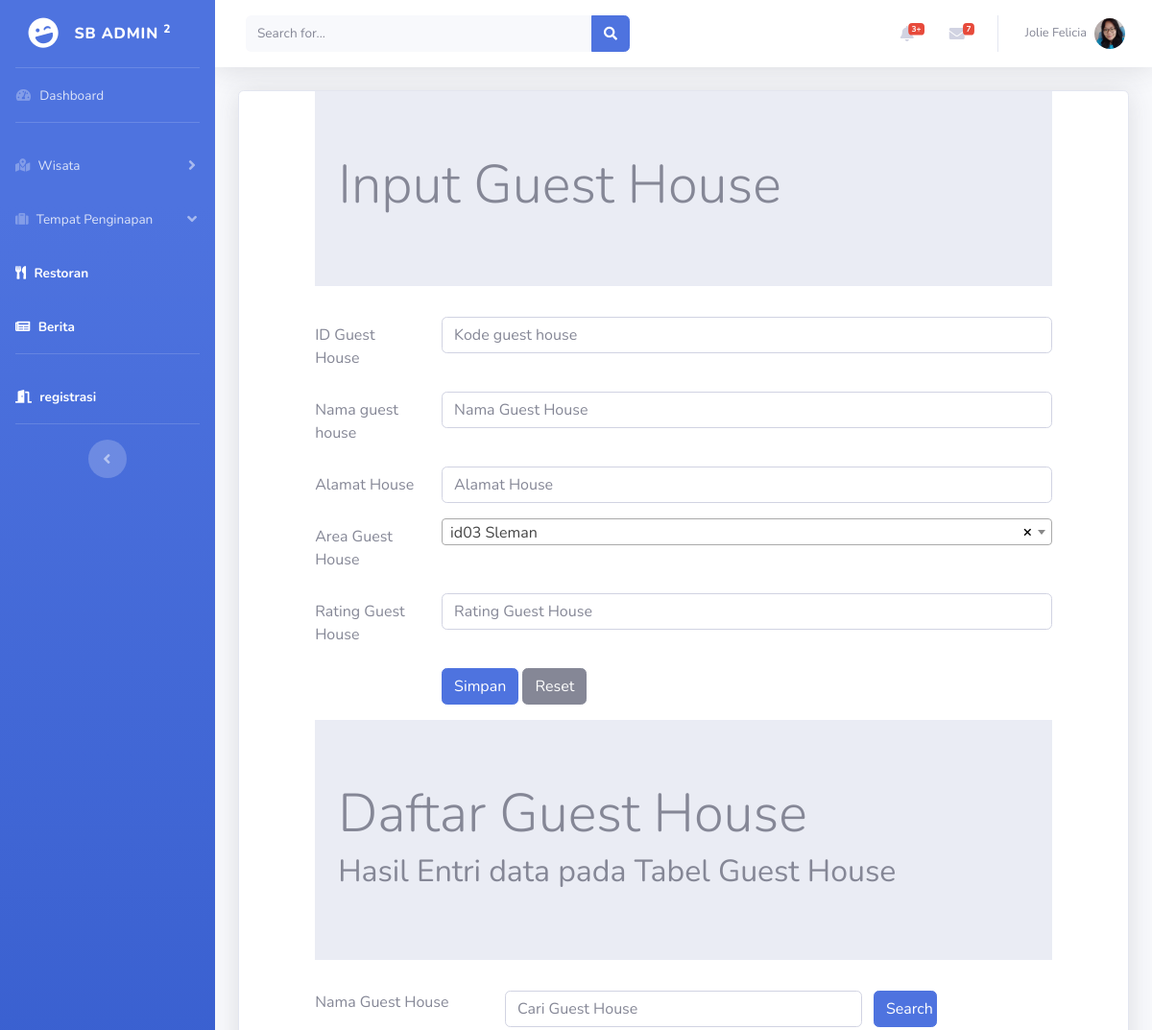
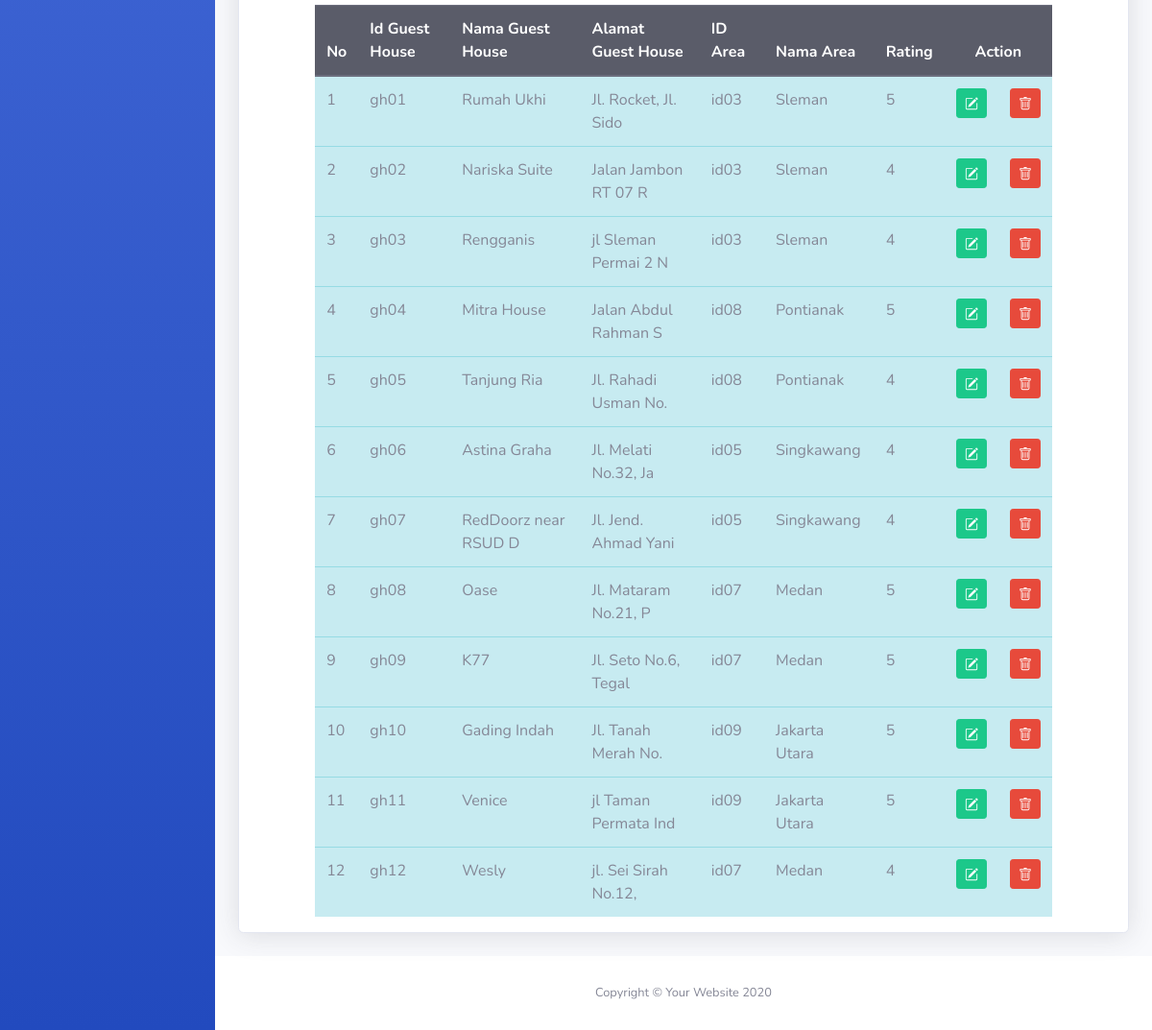
Screenshot of /guesthouse.php (signed in) with the database file from the repository (2 pictures, top to bottom).
### tables this page shows
CREATE TABLE `guesthouse` (
  `guesthouseID` char(4) NOT NULL,
  `namaguesthouse` varchar(20) NOT NULL,
  `alamatguesthouse` varchar(20) NOT NULL,
  `areaID` char(4) NOT NULL,
  `rating` int(11) NOT NULL
);

CREATE TABLE `area` (
  `areaID` char(4) NOT NULL,
  `areanama` char(35) NOT NULL,
  `areawilayah` char(35) NOT NULL,
  `areaketerangan` varchar(255) NOT NULL,
  `provinsiID` char(2) NOT NULL
);

### guesthouse.php (the view, shortened to what this page needs)
<!DOCTYPE html>
<html lang="en">
<head>
    <link rel="stylesheet" type="text/css" href="css/bootstrap.min.css">
    <link rel="stylesheet" href="https://cdnjs.cloudflare.com/ajax/libs/select2/4.0.3/css/select2.min.css">
</head>
<?php
     include "header.php";?>
<div class="container-fluid">
<div class="card shadow mb-4">
     <?php
    include "includes/config.php";
?>
<div class="row">
<div class="col-sm-1">
  </div>
  <div class="col-sm-10">
  <div class="jumbotron jumbotron-fluid">
                <div class="container">
                    <h1 class="display-4">Input Guest House</h1>
                </div>
            </div>
  <form method="POST">
  <div class="form-group row">
    <label for="kodehouse" class="col-sm-2 col-form-label">ID Guest House</label>
    <div class="col-sm-10">
      <input type="text" class="form-control" id="kodehouse" name="inputidhouse" placeholder="Kode guest house" maxlength="4" required="">
    </div>
  </div>
  <div class="form-group row">
    <label for="namahouse" class="col-sm-2 col-form-label">Nama guest house</label>
    <div class="col-sm-10">
      <input type="text" class="form-control" name="inputnamahouse" id="namahouse" placeholder="Nama Guest House">
    </div>
  </div>
  <div class="form-group row">
    <label for="alamathouse" class="col-sm-2 col-form-label">Alamat House</label>
    <div class="col-sm-10">
      <input type="text" class="form-control" name="inputalamathouse" id="alamathouse" placeholder="Alamat House">
    </div>
  </div>
  <div class="form-group row">
    <label for="refarea" class="col-sm-2 col-form-label">Area Guest House</label>
    <div class="col-sm-10">
    </div>
  </div>
 <div class="form-group row">
    <label for="ratinghouse" class="col-sm-2 col-form-label">Rating Guest House</label>
    <div class="col-sm-10">
      <input type="text" class="form-control" name="inputratinghouse" id="ratinghouse" placeholder="Rating Guest House">
    </div>
  </div>
  <div class="form-group row">
    <div class="col-sm-2">
    </div>
    <div class="col-sm-10">
    <input type="submit" class="btn btn-primary" value="Simpan" name="Simpan">
    <input type="reset" class="btn btn-secondary" value="Reset" name="Reset">
    </div>
  </div>
</form>
  </div>
    <div class="col-sm-1">
    </div>
    </div>
    <div class="row">
        <div class="col-sm-1"></div>
        <div class="col-sm-10">
            <div class="jumbotron jumbotron-fluid">
                <div class="container">
                    <h1 class="display-4">Daftar Guest House</h1>
                    <h2>Hasil Entri data pada Tabel Guest House</h2>
                </div>
            </div>
        <form method="POST">
            <div class="form-group row mb-2">
                <label for="search" class="col-sm-3">Nama Guest House</label>
                <div class="col-sm-6">
                    <input type="text" name="search" class="form-control" id="search"
                    value="<?php if(isset($_POST['search'])) {echo $_POST['search'];} ?>"placeholder="Cari Guest House">
                </div>
                <input type="submit" name="Kirim" class="col-sm-1 btn btn-primary" value="Search">
            </div>
        </form>
        <table class="table table-hover table-info">
            <thead class="thead-dark">
                <tr>
                    <th>No</th>
                    <th>Id Guest House</th>
                    <th>Nama Guest House</th>
                    <th>Alamat Guest House</th>
                    <th>ID Area</th>
                    <th>Nama Area</th>
                    <th>Rating</th>
                    <th colspan="2" style="text-align:center">Action</th>
                </tr>
            </thead>
            <tbody>
            <?php
            if(isset($_POST["Kirim"]))
            {
                $search = $_POST['search'];
                $query = mysqli_query($connection, "select guesthouse.*,area.areaID,area.areanama from guesthouse,area
                where namaguesthouse like '%".$search."%' and guesthouse.areaID=area.areaID order by guesthouseID ");
            }else
                {
                $query = mysqli_query($connection,  " select  guesthouse.*,area.areaID,area.areanama from guesthouse,area
                where guesthouse.areaID=area.areaID order by guesthouseID");
                }
                $nomor = 1;
                while ($row = mysqli_fetch_array($query))
                { ?>
                    <tr>
                        <td><?php echo $nomor;?></td>
                        <td><?php echo $row['guesthouseID'];?></td>
                        <td><?php echo $row['namaguesthouse'];?></td>
                        <td><?php echo $row['alamatguesthouse'];?></td>
                        <td><?php echo $row['areaID'];?></td>
                        <td><?php echo $row['areanama'];?></td>
                        <td><?php echo $row['rating'];?></td>
                    <td>
                            <a href="guesthouseedit.php?ubah=<?php echo $row["guesthouseID"]; ?> "class="btn btn-success btn-sm"
                                TITLE="EDIT">
                            </a>
                        </td>
                        <td>
                            <a href="guesthousehapus.php?hapus=<?php echo $row["guesthouseID"];?>" class="btn btn-danger btn-sm"
                                title="DELETE">
                           </a>
                        </td>
                    </tr>
            <?php $nomor = $nomor + 1; ?>
            <?php } ?>
            </tbody>
        </table>
        </div>
        <div class="col-sm-1"></div>
    </div>
</div>
</div>
<?php include "footer.php";?>
</html>

### rows the page displays
guesthouse: guesthouseID "gh01", namaguesthouse "Rumah Ukhi", alamatguesthouse "Jl. Rocket, Jl. Sido", areaID.areaID "id03", areaID.areanama "Sleman", rating "5"
guesthouse: guesthouseID "gh02", namaguesthouse "Nariska Suite", alamatguesthouse "Jalan Jambon RT 07 R", areaID.areaID "id03", areaID.areanama "Sleman", rating "4"
guesthouse: guesthouseID "gh03", namaguesthouse "Rengganis", alamatguesthouse "jl Sleman Permai 2 N", areaID.areaID "id03", areaID.areanama "Sleman", rating "4"
guesthouse: guesthouseID "gh04", namaguesthouse "Mitra House", alamatguesthouse "Jalan Abdul Rahman S", areaID.areaID "id08", areaID.areanama "Pontianak", rating "5"
guesthouse: guesthouseID "gh05", namaguesthouse "Tanjung Ria", alamatguesthouse "Jl. Rahadi Usman No.", areaID.areaID "id08", areaID.areanama "Pontianak", rating "4"
guesthouse: guesthouseID "gh06", namaguesthouse "Astina Graha", alamatguesthouse "Jl. Melati No.32, Ja", areaID.areaID "id05", areaID.areanama "Singkawang", rating "4"
guesthouse: guesthouseID "gh07", namaguesthouse "RedDoorz near RSUD D", alamatguesthouse "Jl. Jend. Ahmad Yani", areaID.areaID "id05", areaID.areanama "Singkawang", rating "4"
guesthouse: guesthouseID "gh08", namaguesthouse "Oase", alamatguesthouse "Jl. Mataram No.21, P", areaID.areaID "id07", areaID.areanama "Medan", rating "5"
guesthouse: guesthouseID "gh09", namaguesthouse "K77", alamatguesthouse "Jl. Seto No.6, Tegal", areaID.areaID "id07", areaID.areanama "Medan", rating "5"
guesthouse: guesthouseID "gh10", namaguesthouse "Gading Indah", alamatguesthouse "Jl. Tanah Merah No.", areaID.areaID "id09", areaID.areanama "Jakarta Utara", rating "5"
guesthouse: guesthouseID "gh11", namaguesthouse "Venice", alamatguesthouse "jl Taman Permata Ind", areaID.areaID "id09", areaID.areanama "Jakarta Utara", rating "5"
guesthouse: guesthouseID "gh12", namaguesthouse "Wesly", alamatguesthouse "jl. Sei Sirah No.12,", areaID.areaID "id07", areaID.areanama "Medan", rating "4"
